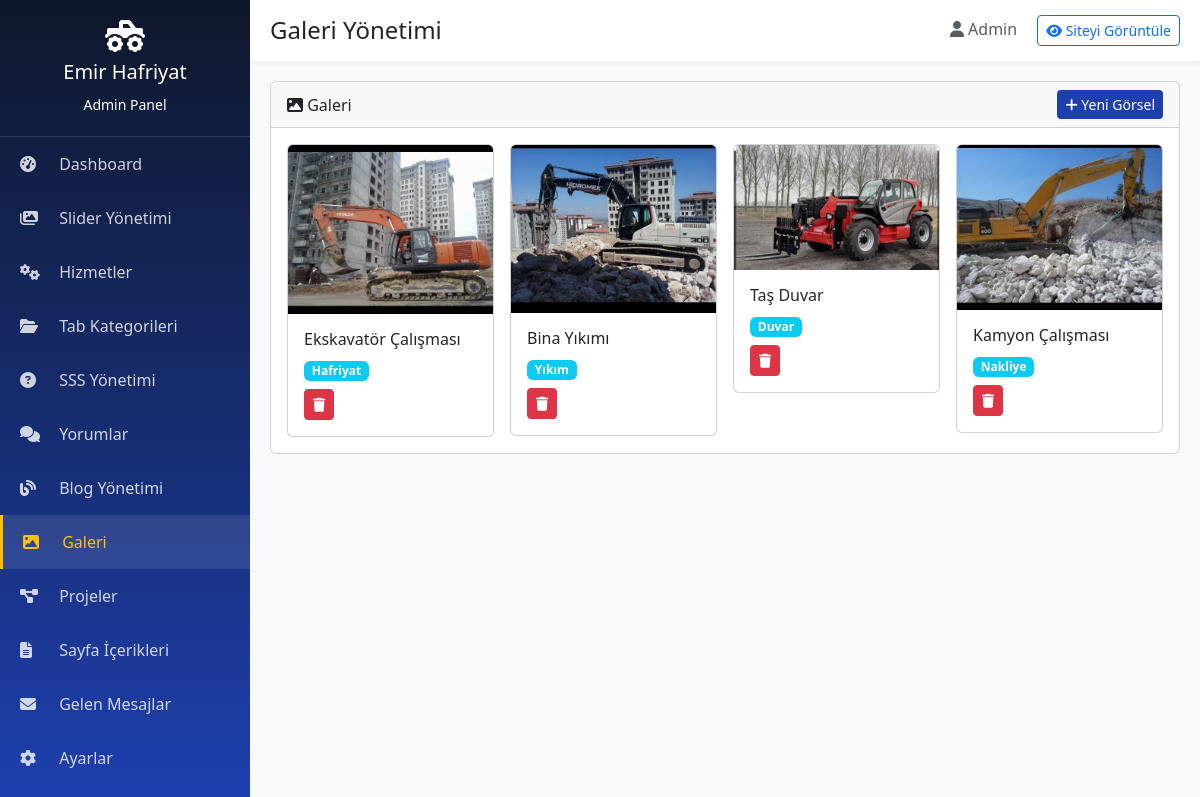
Page /admin/gallery.php (signed in) on the committed database.
### tables this page shows
CREATE TABLE `gallery` (
  `id` int(11) NOT NULL AUTO_INCREMENT,
  `title` varchar(200) NOT NULL,
  `description` text,
  `image` varchar(255) NOT NULL,
  `category` varchar(100) DEFAULT NULL,
  `sort_order` int(11) DEFAULT 0,
  `status` tinyint(1) DEFAULT 1,
  `created_at` timestamp NOT NULL DEFAULT CURRENT_TIMESTAMP,
  PRIMARY KEY (`id`)
);

### config.php (called while the page is built, shortened)
<?php
spl_autoload_register(function($class) {
    $file = BASE_PATH . '/includes/classes/' . $class . '.php';
});
require_once BASE_PATH . '/includes/functions.php';

### includes/classes/Database.php (called while the page is built, shortened)
<?php
class Database {
    private static $instance = null;
    private $conn;
    private function __construct() {
        try {
            $dsn = "mysql:host=" . DB_HOST . ";dbname=" . DB_NAME . ";charset=" . DB_CHARSET;
            $this->conn = new PDO($dsn, DB_USER, DB_PASS);
            $this->conn->setAttribute(PDO::ATTR_ERRMODE, PDO::ERRMODE_EXCEPTION);
            $this->conn->setAttribute(PDO::ATTR_DEFAULT_FETCH_MODE, PDO::FETCH_ASSOC);
            $this->conn->setAttribute(PDO::ATTR_EMULATE_PREPARES, false);
        } catch(PDOException $e) {
            die("Veritabanı bağlantısı başarısız: " . $e->getMessage());
        }
    }
    public static function getInstance() {
        if (self::$instance === null) {
            self::$instance = new self();
        }
        return self::$instance;
    }
    public function query($sql, $params = []) {
        try {
            $stmt = $this->conn->prepare($sql);
            $stmt->execute($params);
            return $stmt;
        } catch(PDOException $e) {
            error_log("Query Error: " . $e->getMessage());
            return false;
        }
    }
    public function fetchAll($sql, $params = []) {
        $stmt = $this->query($sql, $params);
        return $stmt ? $stmt->fetchAll() : [];
    }
}

### includes/functions.php (called while the page is built, shortened)
<?php
function clean($data) {
    return htmlspecialchars(strip_tags(trim($data)), ENT_QUOTES, 'UTF-8');
}

### admin/gallery.php (the view, shortened to what this page needs)
<?php
include 'includes/header.php';
$gallery=$db->fetchAll("SELECT * FROM gallery ORDER BY sort_order ASC");
?>
<div class="card">
    <div class="card-header d-flex justify-content-between align-items-center">
        <span><i class="fas fa-image"></i> Galeri</span>
        <button class="btn btn-sm btn-primary" data-bs-toggle="modal" data-bs-target="#addModal"><i class="fas fa-plus"></i> Yeni Görsel</button>
    </div>
    <div class="card-body">
        <div class="row g-3">
            <?php foreach($gallery as $g): ?>
                <div class="col-md-3">
                    <div class="card">
                        <img src="../<?=$g['image']?>" class="card-img-top" alt="">
                        <div class="card-body">
                            <h6><?=clean($g['title'])?></h6>
                            <span class="badge bg-info"><?=clean($g['category'])?></span>
                            <div class="mt-2">
                                <a href="?delete=<?=$g['id']?>" class="btn btn-sm btn-danger btn-delete"><i class="fas fa-trash"></i></a>
                            </div>
                        </div>
                    </div>
                </div>
            <?php endforeach; ?>
        </div>
    </div>
</div>
<?php
include 'includes/footer.php';
?>

### admin/includes/header.php (style rules this page uses)
:root { --sidebar-width: 250px; --primary-yellow: #FFC107; --primary-blue: #1E40AF; --dark-blue: #0F172A; }
body { background: #f8f9fa; }
.btn-primary { background: var(--primary-blue); border: none; }

### rows in the picture
gallery: image (picture), title "Ekskavatör Çalışması", category "Hafriyat"
gallery: image (picture), title "Bina Yıkımı", category "Yıkım"
gallery: image (picture), title "Taş Duvar", category "Duvar"
gallery: image (picture), title "Kamyon Çalışması", category "Nakliye"

### other values in the picture
$pageTitle "Galeri Yönetimi"
$_SESSION['admin_name'] "Admin"
